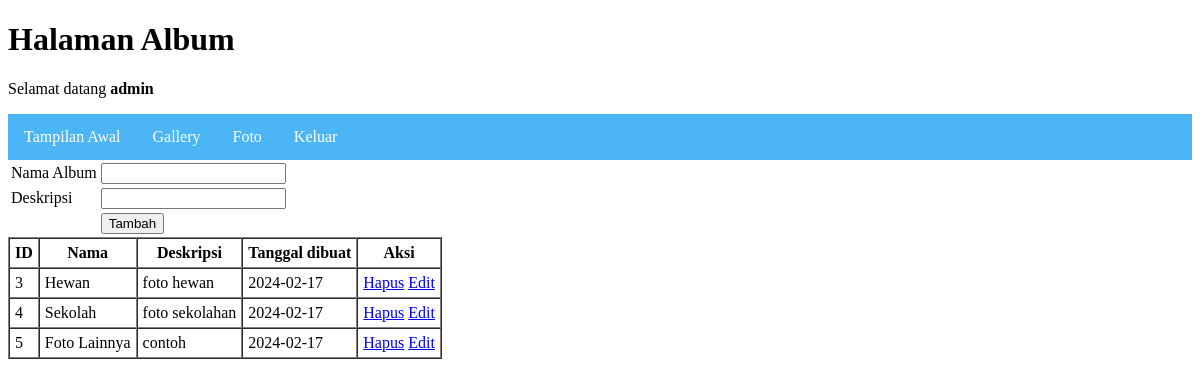
Screenshot of /album.php (signed in) with the database file from the repository.
### tables this page shows
CREATE TABLE `album` (
  `albumid` int(11) NOT NULL,
  `namaalbum` varchar(255) NOT NULL,
  `deskripsi` text NOT NULL,
  `tanggaldibuat` date NOT NULL,
  `userid` int(11) NOT NULL
);

### album.php (the view, shortened to what this page needs)
<!DOCTYPE html>
<html lang="en">
<head>
    <link rel="stylesheet" href="style.css">
</head>
<body>
    <h1>Halaman Album</h1>
    <p>Selamat datang <b><?=$_SESSION['namalengkap']?></b></p>
    <ul>
        <li><a href="index.php">Tampilan Awal</a></li>
        <li><a href="album.php">Gallery</a></li>
        <li><a href="foto.php">Foto</a></li>
        <li><a href="logout.php">Keluar</a></li>
    </ul>
    <form action="tambah_album.php" method="post">
        <table>
            <tr>
                <td>Nama Album</td>
                <td><input type="text" name="namaalbum"></td>
            </tr>
            <tr>
                <td>Deskripsi</td>
                <td><input type="text" name="deskripsi"></td>
            </tr>
            <tr>
                <td></td>
                <td><input type="submit" value="Tambah"></td>
            </tr>
        </table>
    </form>
    <table border="1" cellpadding=5 cellspacing=0>
        <tr>
            <th>ID</th>
            <th>Nama</th>
            <th>Deskripsi</th>
            <th>Tanggal dibuat</th>
            <th>Aksi</th>
        </tr>
        <?php
            include "koneksi.php";
            $userid=$_SESSION['userid'];
            $sql=mysqli_query($conn,"select * from album where userid='$userid'");
            while($data=mysqli_fetch_array($sql)){
        ?>
                <tr>
                    <td><?=$data['albumid']?></td>
                    <td><?=$data['namaalbum']?></td>
                    <td><?=$data['deskripsi']?></td>
                    <td><?=$data['tanggaldibuat']?></td>
                    <td>
                        <a href="hapus_album.php?albumid=<?=$data['albumid']?>">Hapus</a>
                        <a href="edit_album.php?albumid=<?=$data['albumid']?>">Edit</a>
                    </td>
                </tr>
        <?php
            }
        ?>
    </table>
</body>
</html>

### style.css (style rules this page uses)
ul { list-style: none; margin: 0; padding: 0; overflow: hidden; background-color: #4CB5F5; }
li { float: left; }
li a { display: block; color: white; text-align: center; padding: 14px 16px; text-decoration: none; }

### rows the page displays
album: albumid "3", namaalbum "Hewan", deskripsi "foto hewan", tanggaldibuat "2024-02-17"
album: albumid "4", namaalbum "Sekolah", deskripsi "foto sekolahan", tanggaldibuat "2024-02-17"
album: albumid "5", namaalbum "Foto Lainnya", deskripsi "contoh", tanggaldibuat "2024-02-17"

### other values shown
$_SESSION['namalengkap'] "admin"
